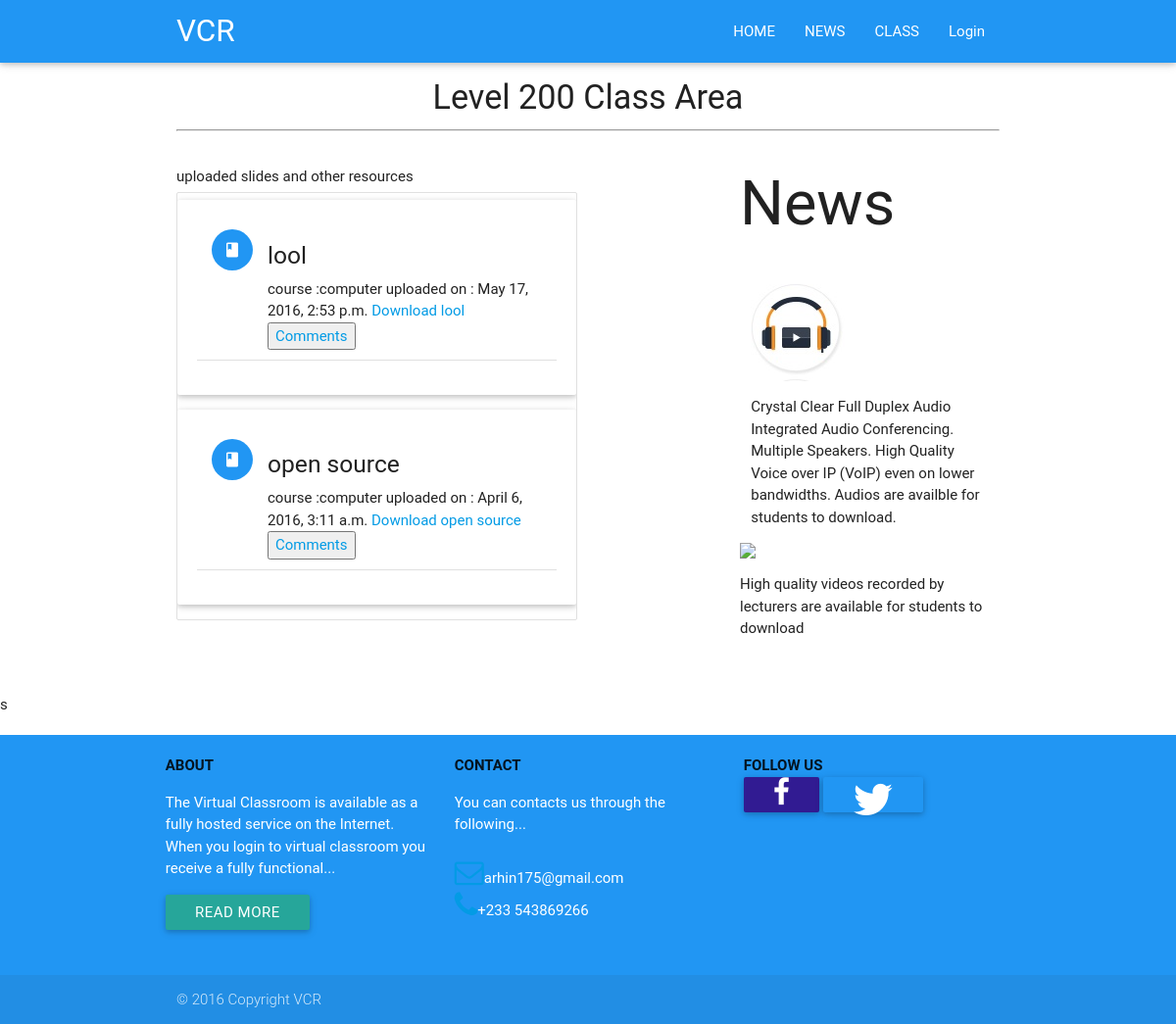
Screenshot of /second with the database file from the repository.
### Archive/models.py (models this page shows, shortened)
class Upload(models.Model):
    title = models.CharField(blank=False, max_length=100)
    file = models.FileField(upload_to='media')
    upload_date = models.DateTimeField(auto_now_add=True)
    level = models.ForeignKey(Level)
    course = models.ForeignKey(Course)
    uploaded_by = models.ForeignKey(settings.AUTH_USER_MODEL)
    class Meta:
        unique_together = ('file', 'uploaded_by')

class Course(models.Model):
    name = models.CharField(max_length=30, blank=False)
    course_code = models.CharField(max_length=10, unique=True)
    lecturer = models.ForeignKey(User)
    level = models.ForeignKey(Level)
    def __str__(self):
        return self.name

### Archive/views.py (the view)
# urls.py: url('^second', views.level_two, name="level_two"),
def level_two(request):
    file_list = Upload.objects.filter(level=2).order_by('-upload_date')
    context = {'file_list': file_list}
    return render(request, 'Archive/level2.html', context)

### Archive/templates/Archive/level2.html (shortened to what this page needs)
{% extends 'base.html' %}
{% load static %}
{% load staticfiles %}
{% block content %}
<link rel="stylesheet" href="https://maxcdn.bootstrapcdn.com/font-awesome/4.5.0/css/font-awesome.min.css">
<div class="container">
    <div class="row">
        <div class="col s12"> <h4 class="center">Level 200 Class Area </h4><hr></div>
        <div class="col s6 l6">
            <br>
            <h6>uploaded slides and other resources</h6>
           {% if file_list %}
            <ul class="collection">
                {% for file in file_list %}
                <div class="card-panel">
                         <li class="collection-item avatar">
                             <i class="material-icons circle blue">book</i>
                    <h5> {{ file.title}} </h5>
                             course :{{file.course}}
                             uploaded on : {{file.upload_date}}
                             <a href=""> Download {{file.title}}</a>
                             <a href="#"><button>Comments</button></a>
                </li>      <p id="disqus_thread"></p>
                </div>
                {% endfor %}
            </ul>
            {% else %}
            there are no uploaded files
            {% endif %}
        </div>
       <aside class="sidebar - widget-area col s12 m12 l4 right" role="complementary">
        <h1>News</h1><br>
           <div class="row">
         <div class="col s12 m12 l12">
                 <div class="col s12 m12 l12">
           <img src="images/audio.jpg" class="materialboxed prefix">
           <p>
               Crystal Clear Full Duplex Audio
Integrated Audio Conferencing. Multiple Speakers. High Quality Voice over IP (VoIP) even on lower bandwidths. Audios are availble for students to download.
           </p>
            </div>
               </div>
                  <div class="col s12 m12 l12">
            <img src="Virtual/tweets.png" class="materialboxed prefix">
                <p>High quality videos recorded by lecturers are available for students to download</p>
            </div>
           </div>
               </aside>
        <div class="col s6 l6">
        <div class="col s3 l3"><br></div>
    </div>
</div>
    </div>
s
{% endblock %}

### rows the page displays
Upload: title "lool", course "computer", upload_date "May 17, 2016, 2:53 p.m."
Upload: title "open source", course "computer", upload_date "April 6, 2016, 3:11 a.m."
